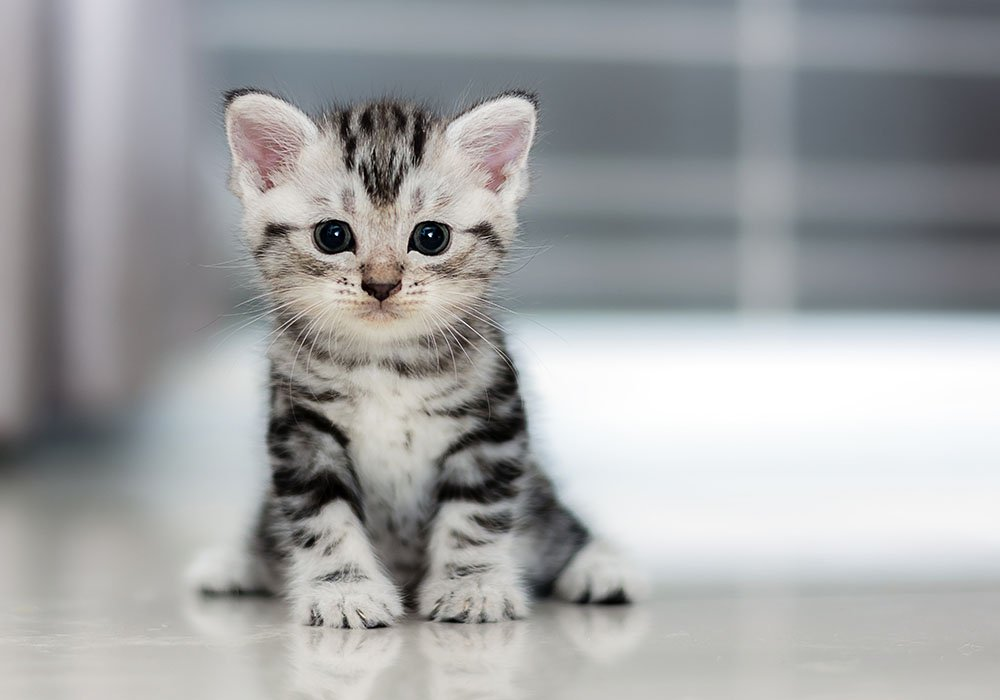
//> input picture ModelRCNN/client_test/test_image.jpg, 1000 x 700 px, given in place of the camera
$ ./movement_detect   (built with g++ and OpenCV 4)
//> lines starting //> are read from the running program, lines starting //| are printed output that depends on the picture
//
//  main.cpp
//  Opencvtest
//
//  Created by Naveen Mysore on 9/10/16.
//  Copyright © 2016 naveen_mysore. All rights reserved.
//

#include "curl/curl.h"
#include <iostream>
#include <vector>
using namespace std;
#include <opencv2/opencv.hpp>
#include "opencv2/objdetect/objdetect.hpp"
#include <stdlib.h>

using namespace cv;

#define streamip "http://192.168.1.2:8080/"
#define test1 "/Users/naveenmysore/Documents/test1.jpg"
#define test2 "/Users/naveenmysore/Documents/test2.jpg"
#define harr "/Users/naveenmysore/Documents/dronemov/haarcascade_frontalface_alt2.xml"
#define harr_upper "/Users/naveenmysore/Documents/dronemov/haarcascade_upperbody.xml"
#define testface "/Users/naveenmysore/Documents/dronemov/testface.jpg"
//#define harr "http://pngimg.com/upload/face_PNG11759.png"
//#define streamip "http://pngimg.com/upload/small/parrot_PNG722.png"


// curl section
// [26 lines left out: functions write_data, curlImg, display_image, not called in this run]

void desp_mat(string name, Mat M){
    cout<<name<<":"<<"size:"<<M.rows<<"X"<<M.cols<<" type:"<<M.type()<<endl;
}


void DrawLine( Mat img, Point start, Point end )
{
    int thickness = 2;
    int lineType = 8;
    line( img,
         start,
         end,
         Scalar( 0, 255, 0 ),
         thickness,
         lineType );
}


// [141 lines left out: functions hough_transform, find_contours, max_contours, HarrTranform, HarrisCorner, FindDifference, not called in this run]


int main(int argc, const char * argv[]) {

    Mat w1;
    Mat w2;
    Mat dst;
    Mat frame;
    vector<Point2f> features;
    vector<Point2f> track;
    vector<uchar> status;
    vector<float> err;
    cout<<"enter"<<endl;
    Size subPixWinSize(10,10), winSize(31,31);
    Point2f point;
    point = Point2f((float)100.0, (float)120.0);
    vector<Point2f> points[2];


    VideoCapture cap;
    // open the default camera, use something different from 0 otherwise;
    // Check VideoCapture documentation.
    if(!cap.open(0))
        return 0;
    for(;;)
    {
        Mat frame1, frame2;
        Mat f1, f2;
        cap.set(CV_CAP_PROP_POS_MSEC,10);
        cap >> frame1;
//> frame1 is the input picture: 700 rows x 1000 cols, CV_8UC3; mean B, G, R 164.4, 163.4, 162.1
        f1 = frame1.clone();
        cap.set(CV_CAP_PROP_POS_MSEC,5000);
        cap>> frame2;
        f2 = frame2.clone();
        if( f1.empty() || f2.empty()) break; // end of video stream
        Mat difference = f1 - f2;
//> difference: 700 rows x 1000 cols, CV_8UC3; every value is 0
        //imshow("difference", difference);
        cvtColor(f1, f1, COLOR_BGR2GRAY);
        cvtColor(f2, f2, COLOR_BGR2GRAY);
        goodFeaturesToTrack(f1,features,100,0.01,0.01, f2,3,false, 0.04);//extract features to track
//> features = 100 Points (x, y), first 12: [430, 236], [429, 234], [336, 233], [416, 284], [346, 279], [345, 283], [407, 252], [353, 285], [349, 627], [355, 253], [410, 286], [337, 282]
        cout<<features.size()<<endl;
//| 100
        for(int i=0; i<features.size(); i++){
            cout<<features[i]<<endl;
        }
//> this loop made 100 passes
//| [430, 236]
//| [429, 234]
//| [336, 233]
//| [416, 284]
//| [346, 279]
//| [345, 283]
//| [407, 252]
//| [353, 285]
//> (output is shown up to pass 8 of 100)
        calcOpticalFlowPyrLK(f1,f2,features,track,status,err);//optical flow
//> track has the same summary as features; status = 100 values from 1 to 1
        for(int i=0; i<features.size(); i++){
            //cout<<features[i]<<"::"<<track[i]<<endl;
            DrawLine(difference, features[i], track[i]);
        }
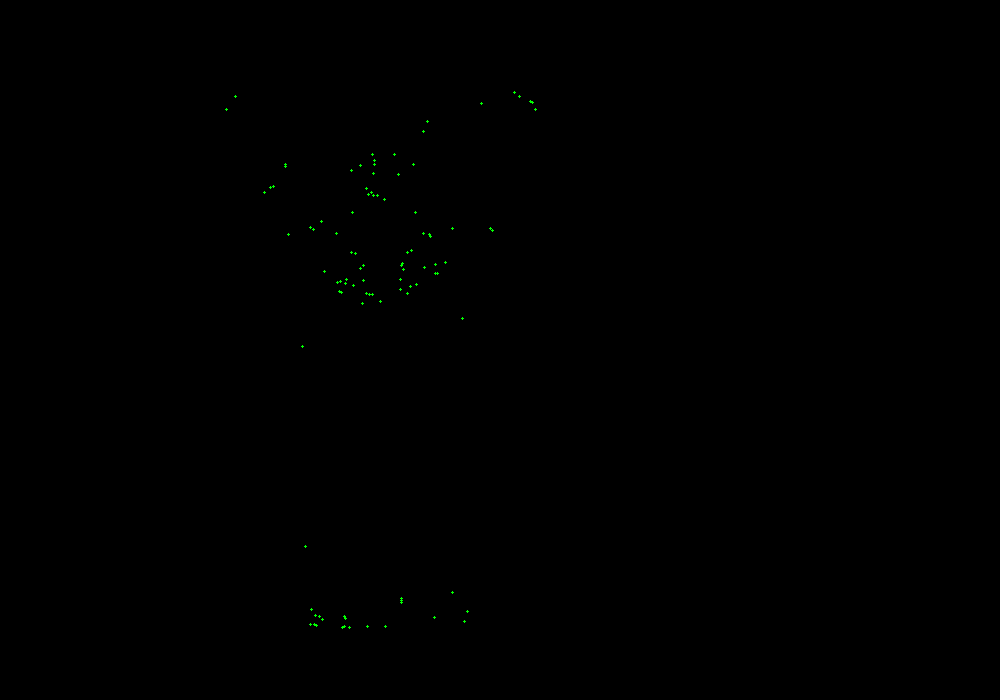
//> difference: 700 rows x 1000 cols, CV_8UC3; mean B, G, R 0, 0.2, 0
        imshow("difference", difference);

        if( waitKey(1) == 27 ) break; // stop capturing by pressing ESC
//> the Esc key is pressed
    }
//> after the loop, err = 100 values from 0 to 0
    // the camera will be closed automatically upon exit
    // cap.close();


    Mat frame1 = imread(test1, CV_LOAD_IMAGE_COLOR);
//> test1.jpg cannot be read in this run, so this picture is empty
    Mat frame2 = imread(test2, CV_LOAD_IMAGE_COLOR);
//> test2.jpg cannot be read in this run, so this picture is empty
    Mat f1 = frame1.clone();
    Mat f2 = frame2.clone();
//> (the run ends here: the program stops with an error, at `cvtColor(frame1, frame1, COLOR_BGR2GRAY);`)
